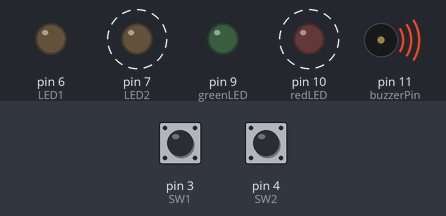
Bench run of a sketch on a simulated Arduino Uno, built with avr-gcc and run on an emulated ATmega328P. On the bench: output pins drawn as LEDs (lit = HIGH), buzzer (waves = sounding). Dashed ring = blinking. Inputs (shaded band) come from the test bench; at power-on: pin 4 (SW2) LOW, pin 3 (SW1) HIGH. Random numbers use the default seed unless the sketch sets one.

Above: at 1.26 s.
1.3 s: pin 4 (SW2) pulled HIGH for 3.2 s
At 2.2 s:
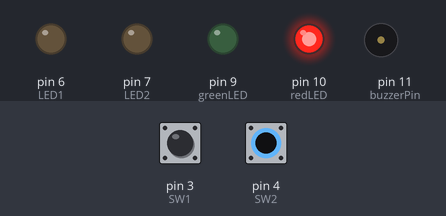
6.1 s: pin 3 (SW1) pulled LOW for 0.15 s
At 6.26 s:
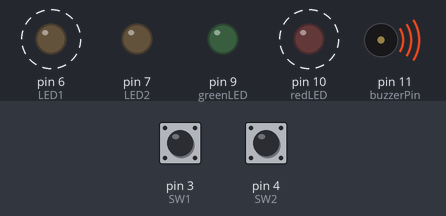
9.1 s: pin 3 (SW1) pulled LOW for 3.2 s
At 9.31 s:
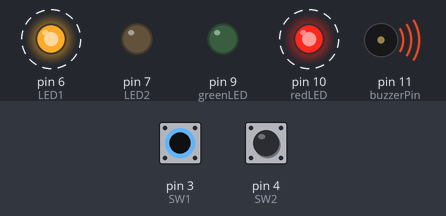
13.8 s: pin 4 (SW2) driven HIGH
At 14.6 s:
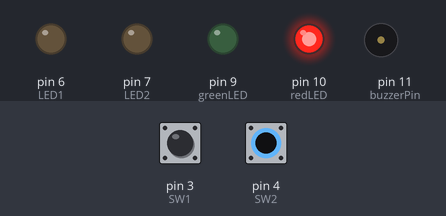
16.8 s: pin 4 (SW2) driven LOW
At 17.01 s:
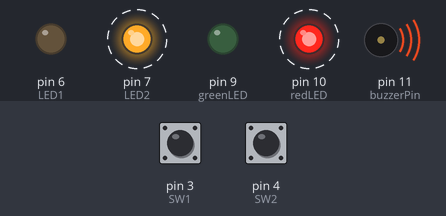
19.8 s: pin 4 (SW2) driven HIGH
At 25.6 s:
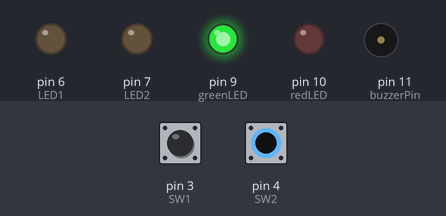
Timing chart, 0 to 25.9 s (numbered marks = the images above; inputs shaded):
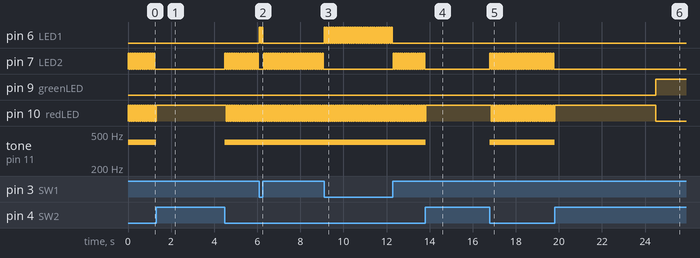

Measured:
- after the input at 1.3 s, tone on pin 11 (buzzerPin): 400 Hz → silent at once, → 400 Hz 3.2 s later
- after the input at 6.1 s, pin 6 (LED1): alternates HIGH for 0.05 s and LOW for 0.05 s, 4 changes in all, then stays LOW, starting at once
- after the input at 9.1 s, pin 6 (LED1): alternates HIGH for 0.05 s and LOW for 0.05 s, 64 changes in all, then stays LOW, starting at once
- after the input at 13.8 s, tone on pin 11 (buzzerPin): 400 Hz → silent at once
- after the input at 16.8 s, pin 7 (LED2): alternates HIGH for 0.05 s and LOW for 0.05 s, starting at once; tone on pin 11 (buzzerPin): silent → 400 Hz at once
- after the input at 19.8 s, pin 9 (greenLED): LOW → HIGH after 4.7 s; tone on pin 11 (buzzerPin): 400 Hz → silent at once

The sketch:

reaksjonsspill.ino
```cpp
// rødt og grønt lys
int redLED = 10;
int greenLED = 9;

// spiller 1 og spiller 2 LED og knapp
int LED1 = 6;
int LED2 = 7;
int SW1 = 3;
int SW2 = 4;

// buzzer
int buzzerPin = 11;

// variabler for å regne tid
unsigned long now = 0;
unsigned long wait = 0;
unsigned long previous = 0;

void setup() {
  pinMode(greenLED, OUTPUT);
  pinMode(redLED, OUTPUT);
  pinMode(LED1, OUTPUT);
  pinMode(LED2, OUTPUT);
  pinMode(buzzerPin, OUTPUT);
  pinMode(SW1, INPUT);
  pinMode(SW2, INPUT);
}

void loop() {
  // setter en tilfeldig tid mellom 3 og 6 sekunder
  // slår på rødt lys
  wait = random(3000, 6000);
  digitalWrite(redLED, HIGH);
  now = millis();
  previous = now;

  //vil kjøre når ingen knapper er trykket
  while (digitalRead(SW1) == HIGH && digitalRead(SW2) == HIGH) {
    now =  millis();

    // hvis riktig tid har gått vil grønt lys slå seg på
    if (now - previous >= wait) {
      digitalWrite(redLED, LOW);
      digitalWrite(greenLED, HIGH);
    }
  }

  // hvis grønt lys er på og knapp trykket
  if (digitalRead(greenLED) == HIGH) {
    win();
  }
  else {
    lose();
  }
}

// vinnerfunksjon
void win() {
  int f = 750;

  // hvis spiller 1
  if (digitalRead(SW1) == LOW) {

    // lys blink og lydendring
    for (int i = 0; i < 15; i++) {
      tone(buzzerPin, 750, 100);
      f += 20;
      digitalWrite(greenLED, HIGH);
      digitalWrite(LED1, HIGH);
      delay(50);
      digitalWrite(greenLED, LOW);
      digitalWrite(LED1, LOW);
      delay(50);
    }
  }

  // hvis spiller 2
  else if (digitalRead(SW2) == LOW) {

    // lys blink og lydendring
    for (int i = 0; i < 15; i++) {
      tone(buzzerPin, f, 100);
      f += 20;
      digitalWrite(greenLED, HIGH);
      digitalWrite(LED2, HIGH);
      delay(50);
      digitalWrite(greenLED, LOW);
      digitalWrite(LED2, LOW);
      delay(50);
    }
  }
}

// taperfunksjon
void lose() {
  // if player 1
  if (digitalRead(SW1) == LOW) {

    // lys blink og konstant lyd
    tone(buzzerPin, 400, 100);
    digitalWrite(redLED, HIGH);
    digitalWrite(LED1, HIGH);
    delay(50);
    digitalWrite(redLED, LOW);
    digitalWrite(LED1, LOW);
    delay(50);
  }

  // if player 2
  else if (digitalRead(SW2) == LOW) {

    // lys blink og konstant lyd
    tone(buzzerPin, 400, 100);
    digitalWrite(redLED, HIGH);
    digitalWrite(LED2, HIGH);
    delay(50);
    digitalWrite(redLED, LOW);
    digitalWrite(LED2, LOW);
    delay(50);
  }
}
```
